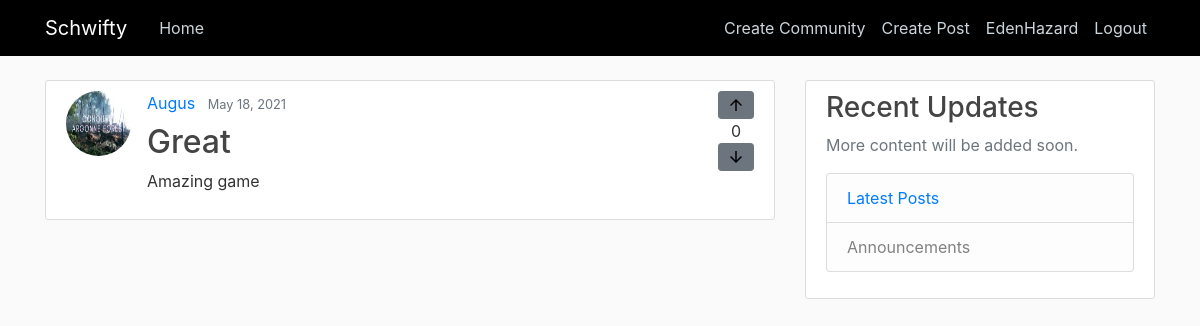
The page /post/34/ (signed in) on the database its author committed.
### blog/models.py (models this page shows, shortened)
class Post(models.Model):
    title = models.CharField(max_length = 100)
    content = models.TextField()
    date_posted = models.DateTimeField(default = timezone.now)
    author = models.ForeignKey(User , on_delete= models.CASCADE)
    upvotes = models.ManyToManyField(User, blank = True, related_name='post_upvotes')
    downvotes = models.ManyToManyField(User,blank = True, related_name='post_downvotes')
    posted_to = models.ManyToManyField(Community , blank = True , related_name='posted_to_community')
    def __str__(self):
        return self.title

### users/models.py (models this page shows, shortened)
class Profile(models.Model):
    user = models.OneToOneField(User , on_delete=models.CASCADE)
    image = models.ImageField(default = 'default.jpg' ,upload_to ='profile_pics' )

### blog/views.py (the view)
# urls.py: path('post/<int:pk>/', views.PostDetailView.as_view(), name ='post-detail'),
class PostDetailView(LoginRequiredMixin , DetailView):
    model = Post
    def get_context_data(self, **kwargs):
        context =  super().get_context_data(**kwargs)
        post = get_object_or_404(Post , pk = self.kwargs.get('pk'))
        user = get_object_or_404(User , pk = self.request.user.id)
        context['thisUserUpVote'] = post.upvotes.filter(id = user.id).count()
        context['thisUserDownVote'] = post.downvotes.filter(id = user.id).count()
        context['postScore'] = post.upvotes.count() - post.downvotes.count()
        print(context['thisUserUpVote'] , context['thisUserDownVote'] , context['postScore'])
        print(context)
        return context

### blog/templates/blog/post_detail.html (shortened to what this page needs)
{% extends "blog/base.html" %}
{% block content %}
<article class="media content-section">
  <img src="{{object.author.profile.image.url}}" class="rounded-circle article-img">
  <div class="media-body">
    <div>
      <a class="mr-2" href="{% url 'user-posts' object.author.username %}">{{ object.author }}</a>
      <small class="text-muted">{{ object.date_posted|date:"F d, Y" }}</small>
    </div>
    <h2 class="article-title">{{ object.title }}</h2>
    <p class="article-content">{{ object.content }}</p>
  </div>
  <div class="vote-buttons">
    {% if thisUserUpVote == 1 %}
    <button class="vote-up btn btn-sm btn-danger">
      <svg xmlns="http://www.w3.org/2000/svg" viewBox="0 0 24 24" fill="black" width="18px" height="18px">
        <path d="M0 0h24v24H0V0z" fill="none" />
        <path d="M4 12l1.41 1.41L11 7.83V20h2V7.83l5.58 5.59L20 12l-8-8-8 8z" /></svg>
    </button>
    {% else %}
    <button class="vote-up btn btn-sm btn-secondary">
      <svg xmlns="http://www.w3.org/2000/svg" viewBox="0 0 24 24" fill="black" width="18px" height="18px">
        <path d="M0 0h24v24H0V0z" fill="none" />
        <path d="M4 12l1.41 1.41L11 7.83V20h2V7.83l5.58 5.59L20 12l-8-8-8 8z" /></svg>
    </button>
    {% endif %}
    <div class='vote-tally' style="text-align: center;">
      {{postScore}}
    </div>
    {% if thisUserDownVote == 1 %}
    <button class="vote-down btn btn-sm btn-primary">
      <svg xmlns="http://www.w3.org/2000/svg" viewBox="0 0 24 24" fill="black" width="18px" height="18px">
        <path d="M0 0h24v24H0V0z" fill="none" />
        <path d="M20 12l-1.41-1.41L13 16.17V4h-2v12.17l-5.58-5.59L4 12l8 8 8-8z" /></svg>
    </button>
    {% else %}
    <button class="vote-down btn btn-sm btn-secondary">
      <svg xmlns="http://www.w3.org/2000/svg" viewBox="0 0 24 24" fill="black" width="18px" height="18px">
        <path d="M0 0h24v24H0V0z" fill="none" />
        <path d="M20 12l-1.41-1.41L13 16.17V4h-2v12.17l-5.58-5.59L4 12l8 8 8-8z" /></svg>
    </button>
    {% endif %}
  </div>
</article>
{% endblock content %}

### blog/templates/blog/base.html (shortened to what this page needs)
{% load static %}
<html>
    <head>
    <link rel="stylesheet" href="https://maxcdn.bootstrapcdn.com/bootstrap/4.0.0/css/bootstrap.min.css">
    <link rel="stylesheet" href ="{% static 'blog/main.css'%}">
    </head>
    <body>
        <header class="site-header">
            <nav class="navbar navbar-expand-md navbar-dark bg-steel fixed-top">
              <div class="container">
                <a class="navbar-brand mr-4" href="{% url 'blog-home' %}">Schwifty</a>
                <div class="collapse navbar-collapse" id="navbarToggle">
                  <div class="navbar-nav mr-auto">
                    <a class="nav-item nav-link" href="{% url 'blog-home' %}">Home</a>
                  </div>
                  <div class="navbar-nav">
                    {% if user.is_authenticated %}
                    <a class="nav-item nav-link" href="{% url 'comm-create' %}">Create Community</a>
                      <a class="nav-item nav-link" href="{% url 'post-create' %}">Create Post</a>
                      <a class="nav-item nav-link" href ="{% url 'profile' %}">{{user.username}}</a>
                      <a class="nav-item nav-link" href="{% url 'logout' %}">Logout</a>
                    {% else %}
                      <a class="nav-item nav-link" href="{% url 'login'%}">Login</a>
                      <a class="nav-item nav-link" href="{% url 'register'%}">Register</a>
                    {% endif %}
                  </div>
                </div>
              </div>
            </nav>
          </header>
          <main role="main" class="container">
            <div class="row">
              <div class="col-md-8">
                {% block content %}{% endblock %}
              </div>
              <div class="col-md-4">
                <div class="content-section">
                  <h3>Recent Updates</h3>
                  <p class='text-muted'>More content will be added soon.
                    <ul class="list-group">
                      <li class="list-group-item list-group-item-light"><a href="{% url 'blog-home' %}">Latest Posts</a></li>
                      <li class="list-group-item list-group-item-light">Announcements</li>
                    </ul>
                  </p>
                </div>
              </div>
            </div>
          </main>
    </body>
</html>

### blog/static/blog/main.css (style rules this page uses)
body { background: #fafafa; color: #333333; margin-top: 5rem; }
h1, h2, h3, h4, h5, h6 { color: #444444; }
ul { margin: 0; }
.bg-steel { background-color:black; }
.site-header .navbar-nav .nav-link { color: #cbd5db; }
.content-section { background: #ffffff; padding: 10px 20px; border: 1px solid #dddddd; border-radius: 3px; margin-bottom: 20px; }
.article-title { color: #444444; }
.article-content { white-space: pre-line; }
.article-img { height: 65px; width: 65px; margin-right: 16px; }

### rows shown on the page
Post: author.profile.image (placeholder picture), author "Augus", date_posted "May 18, 2021", title "Great", content "Amazing game"

### other values the page prints
{{ user.username }} "EdenHazard"
{{ postScore }} "0"
